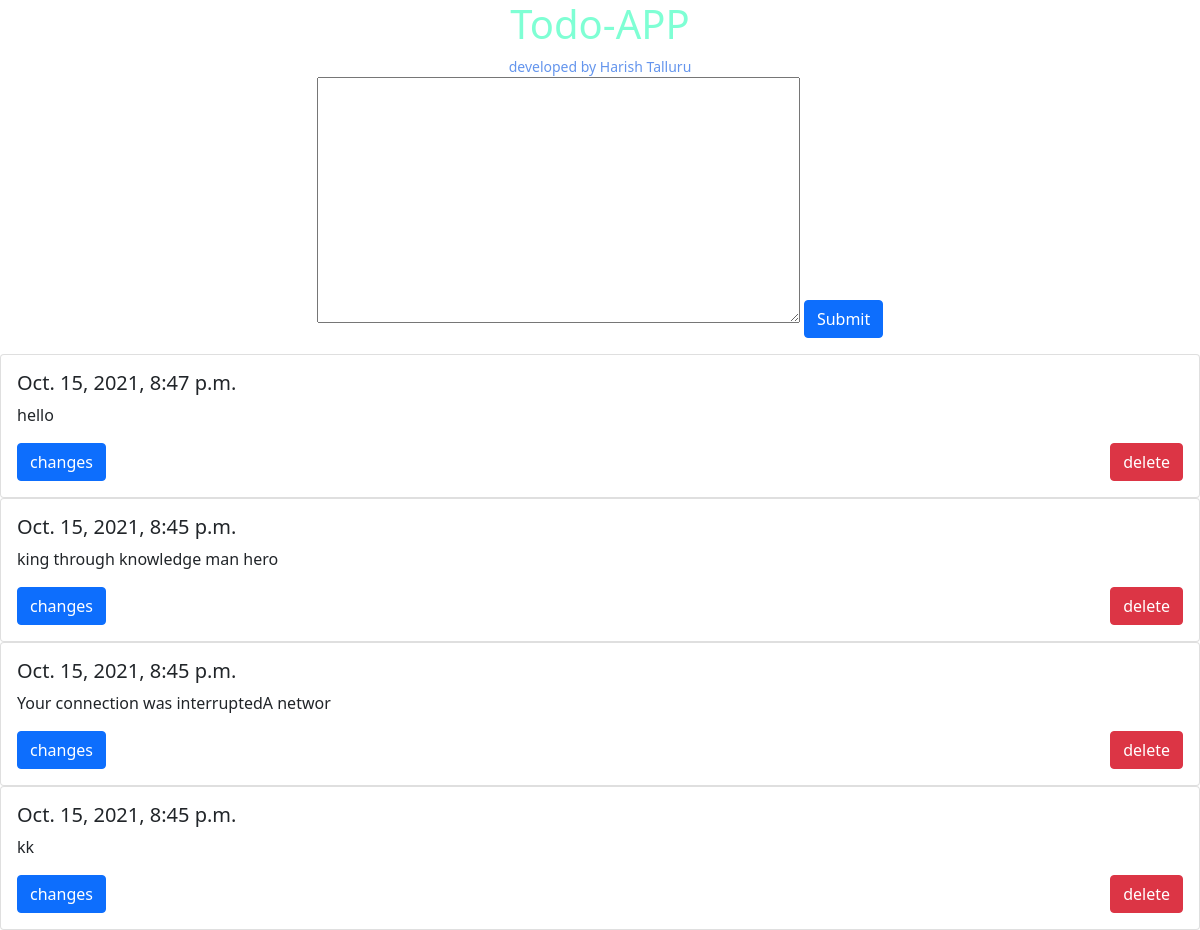
The page / on the database its author committed.
### Todoapp/models.py (models this page shows, shortened)
class Todo(models.Model):
    task = models.CharField(max_length=200)
    Create_at = models.DateTimeField(default=datetime.now,blank=True)

### Todoapp/views.py (the view)
# urls.py: path('',views.homepage,name='homepage'),
def homepage(request):
    form = taskform(request.POST)
    if form.is_valid():
        form.save()
        return redirect('/')
    todo = Todo.objects.all()
    return render(request,'index.html',{'form':form,'todo':todo})

### Todoapp/forms.py
class taskform(forms.ModelForm):
    class Meta:
        model = Todo
        fields ='__all__'

### templates/index.html (shortened to what this page needs)
<center><h1 style="color: aquamarine;">Todo-APP</h1>
  <small style="color: cornflowerblue;">developed by Harish Talluru</small>
</center>
<link href="https://cdn.jsdelivr.net/npm/bootstrap@5.1.3/dist/css/bootstrap.min.css" rel="stylesheet">
<form method="post" action="/">{% csrf_token %}
   <center><textarea rows="10" cols="50" maxlength="50" placeholder="write your task........" {{form.task}}
        </textarea>
        <input class="btn btn-primary" type="submit" value="Submit"></center>
</form>
{% for todo in todo reversed %}
<div class="card">
    <div class="card-body">
      <h5 class="card-title">{{todo.Create_at}}</h5>
      <p class="card-text">{{todo.task}}</p>
      <a href="{% url 'update' pk=todo.pk %}" class="btn btn-primary">changes</a><span style="float: right;"><a href="{% url 'delete' pk=todo.pk %}"><button type="button" class="btn btn-danger" data-bs-toggle="tooltip" data-bs-placement="top" title="ARE YOU SURE DELETE">delete</button></a></span>
    </div>
  </div>
{% endfor %}

### rows shown on the page
Todo: Create_at "Oct. 15, 2021, 8:47 p.m.", task "hello"
Todo: Create_at "Oct. 15, 2021, 8:45 p.m.", task "king through knowledge man hero"
Todo: Create_at "Oct. 15, 2021, 8:45 p.m.", task "Your connection was interruptedA networ"
Todo: Create_at "Oct. 15, 2021, 8:45 p.m.", task "kk"
